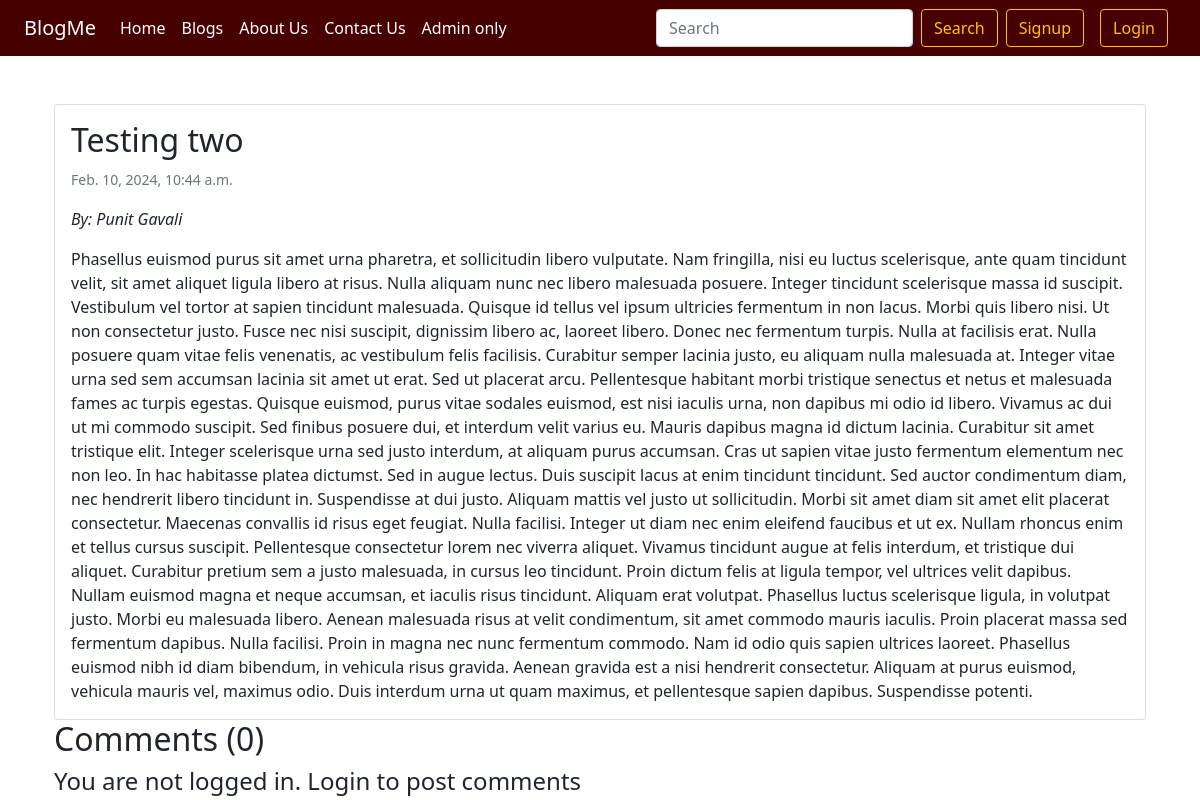
Screenshot of /blog/Testing-two-Punit-Gavali/ with the database file from the repository.
### blog/models.py (models this page shows, shortened)
class Post(models.Model):
    pid=models.AutoField(primary_key=True)
    title=models.CharField(max_length=255)
    author=models.CharField(max_length=15)
    content=models.TextField()
    slug=models.CharField(max_length=100)
    timestamp=models.DateTimeField(blank=True)

### blog/views.py (the view)
# urls.py: path('<str:slug>/', views.blogPost, name='blogPost'),
def blogPost(request, slug):
    post = Post.objects.filter(slug=slug).first()
    comments = BlogComment.objects.filter(post=post, parent=None)
    replies = BlogComment.objects.filter(post=post).exclude(parent=None)
    totalcomments = list(chain(comments, replies))
    replyDict = {}
    for reply in replies:
        if reply.parent.cid not in replyDict:
            replyDict[reply.parent.cid] = [reply]
        else:
            replyDict[reply.parent.cid].append(reply)
    context = {'post': post, 'comments': comments, 'user': request.user, 'replyDict': replyDict, 'totalcomments':totalcomments}
    return render(request, 'blog/blogPost.html', context)

### templates/blog/blogPost.html (shortened to what this page needs)
{% extends 'home/base.html' %}
{% block css %}
    <link href="https://stackpath.bootstrapcdn.com/bootstrap/5.1.3/css/bootstrap.min.css" rel="stylesheet">
{% endblock %}
{% block body %}
    {% load humanize %}
    {% load extras %}
    <div class="container mt-5">
        <div class="card">
            <div class="card-body">
                <h2 class="card-title">{{ post.title }}</h2>
                <p class="card-text"><small class="text-muted">{{ post.timestamp }}</small></p>
                <p class="card-text"><em>By: {{ post.author }}</em></p>
                <p class="card-text">{{ post.content }}</p>
            </div>
        </div>
    </div>
    <div class="container">
        <h2>Comments ({{ totalcomments|length }})</h2>
        <div class="my-2">
            {% if user.is_authenticated %}
                <form action="/blog/postComment/" method="post" class="my-3">
                    {% csrf_token %}
                    <div class="input-group mb-3">
                        <input type="text" class="form-control" name="comment" id="comment"
                               placeholder="Enter your comment here..." required>
                        <input type="hidden" name="postId" value="{{ post.pid }}">
                        <button class="btn btn-warning" type="submit">Submit</button>
                    </div>
                </form>
            {% else %}
                <h4>You are not logged in. Login to post comments</h4>
            {% endif %}
        </div>
    </div>
{% endblock %}

### rows the page displays
Post: title "Testing two", timestamp "Feb. 10, 2024, 10:44 a.m.", author "Punit Gavali", content "Phasellus euismod purus sit amet urna pharetra, et sollicitudin libero vulputate. Nam fringilla, nisi eu luctus scelerisque, ante quam tincidunt velit, sit amet aliquet ligula libero at risus. Nulla aliquam nunc nec libero malesuada posuere. Integer tincidunt scelerisque massa id suscipit. Vestibulum vel tortor at sapien tincidunt malesuada. Quisque id tellus vel ipsum ultricies fermentum in non lacus. Morbi quis libero nisi. Ut non consectetur justo. Fusce nec nisi suscipit, dignissim libero ac, laoreet libero. Donec nec fermentum turpis. Nulla at facilisis erat. Nulla posuere quam vitae felis venenatis, ac vestibulum felis facilisis. Curabitur semper lacinia justo, eu aliquam nulla…"

### other values shown
{{ totalcomments|length }} "0"
